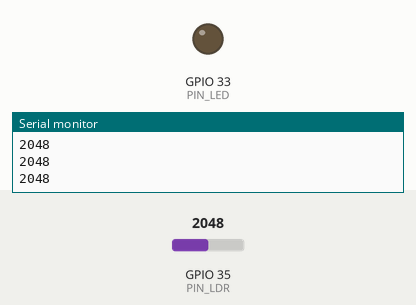
Recording of a sketch running on a simulated ESP32. On the bench: output pins drawn as LEDs (lit = HIGH), the last lines printed to the serial monitor. The test bench sets the inputs (shaded band); at power-on: GPIO 35 (PIN_LDR) = 2048.

Above: at 1.2 s.
1.3 s: GPIO 35 (PIN_LDR) set to 441
2.8 s: GPIO 35 (PIN_LDR) set to 376
At 3.4 s:
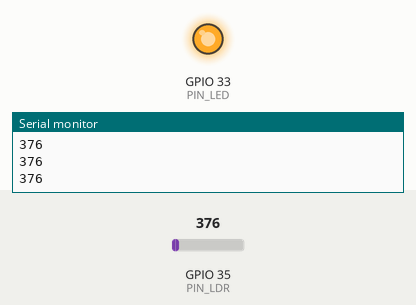
4.3 s: GPIO 35 (PIN_LDR) set to 491
At 4.7 s:
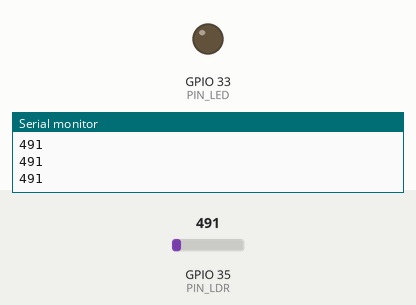
5.8 s: GPIO 35 (PIN_LDR) set to 0
At 7.2 s:
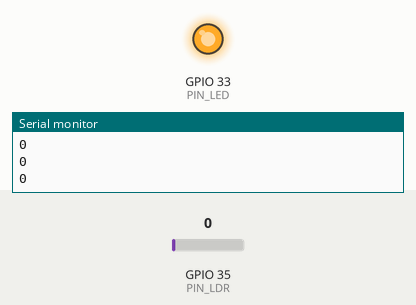
Timing chart, 0 to 8.3 s (numbered marks = the images above; inputs shaded):
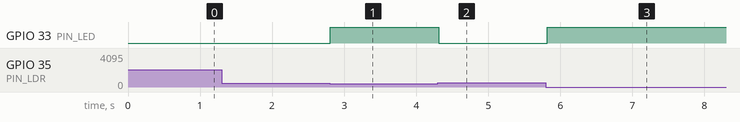

The sketch:

LDR.ino
```cpp
#define PIN_LED 33
#define PIN_LDR 35
#define THRLD 400

void setup() {
  // put your setup code here, to run once:
  pinMode(PIN_LED,OUTPUT);
  Serial.begin(115200);
}

void loop() {
  // put your main code here, to run repeatedly:
  int ldr_signal = analogRead(PIN_LDR);

  if(ldr_signal > THRLD){
    digitalWrite(PIN_LED, LOW);
  }
  else{
    digitalWrite(PIN_LED,HIGH);
  }
  Serial.println(ldr_signal);
  delay(50);
}
```

Measured:
- the behaviour switches between 401 and 400 on GPIO 35 (PIN_LDR) (found by bisection; images 0 and 1)
- after the input at 2.8 s, GPIO 33 (PIN_LED): LOW → HIGH at once
- after the input at 4.3 s, GPIO 33 (PIN_LED): HIGH → LOW at once
- after the input at 5.8 s, GPIO 33 (PIN_LED): LOW → HIGH at once
